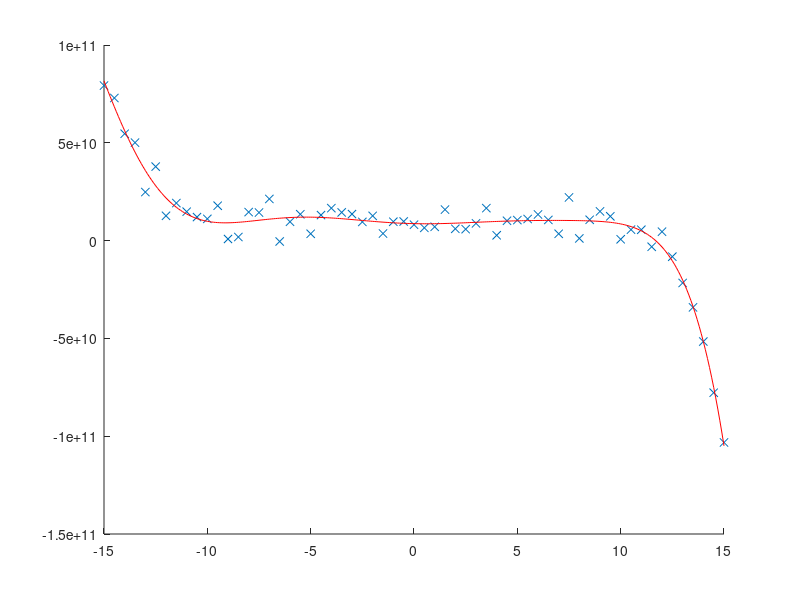

The MATLAB script that drew this image:
% having fun with polynomial curve fitting

% cleanup
close all;
clear all;
clc;

%% polynomial curve fitting
x = -15:0.5:15;
polynomial_degree = 10;

% do the work
y = zeros(size(x));
ground_truth_coeffs = rand(1,polynomial_degree+1)*10 - 5; % in [-5;5]
for d = 0:polynomial_degree
    y = y + ground_truth_coeffs(d+1) * x.^d;
end

% add noise
noise = ones(1,size(x,2)) + randn(1,size(x,2))/2;
y = y + mean(abs(y))*noise;
hold on; scatter(x,y,'x'); hold off;

% compute measurement matrix M
M = ones(size(x,2), polynomial_degree+1);
for d = 0:polynomial_degree
    M(:,d+1) = x.^d;
end

% estimate using pseudo inverse
estimated_coeffs = (pinv(M) * y')';

% plot estimated curve
x2 = min(x(:)):0.1:max(x(:));
y2 = zeros(size(x2));
for d = 0:polynomial_degree
    y2 = y2 + estimated_coeffs(d+1) * x2.^d;
end

hold on; plot(x2,y2, 'r'); hold off;